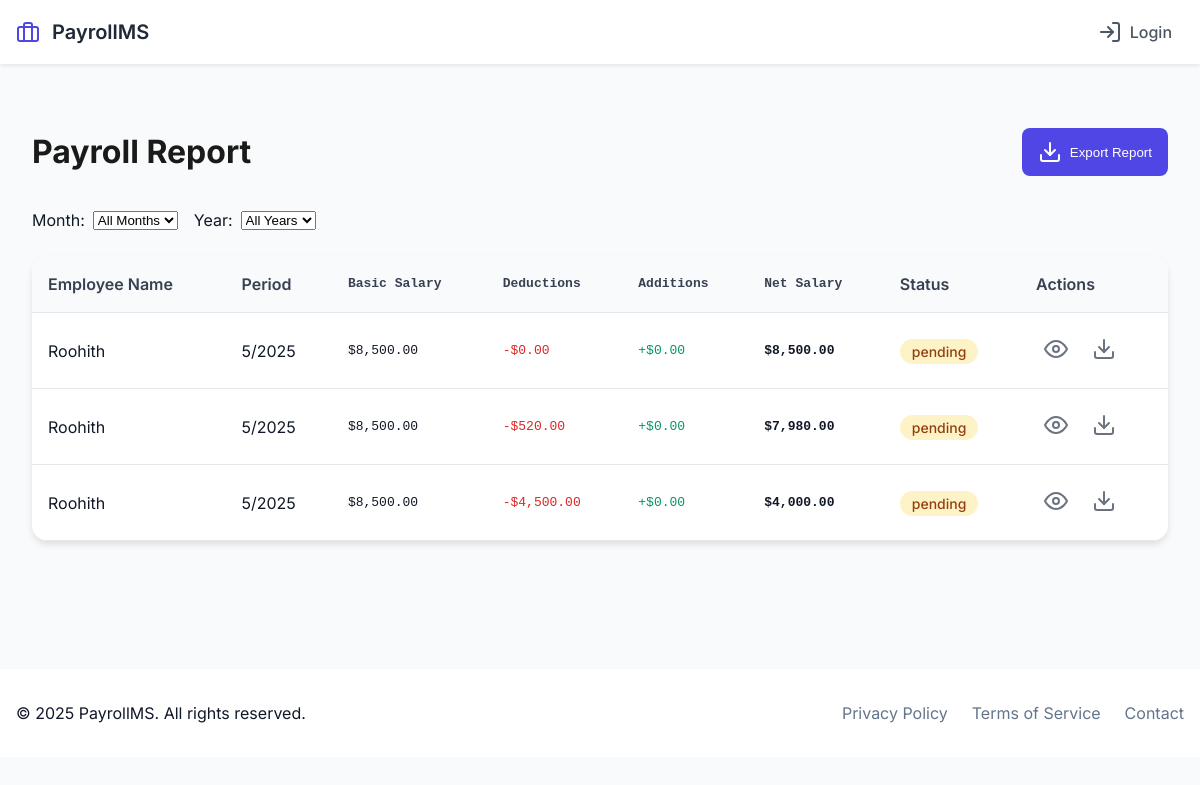
The app's page /payroll/report, older data.
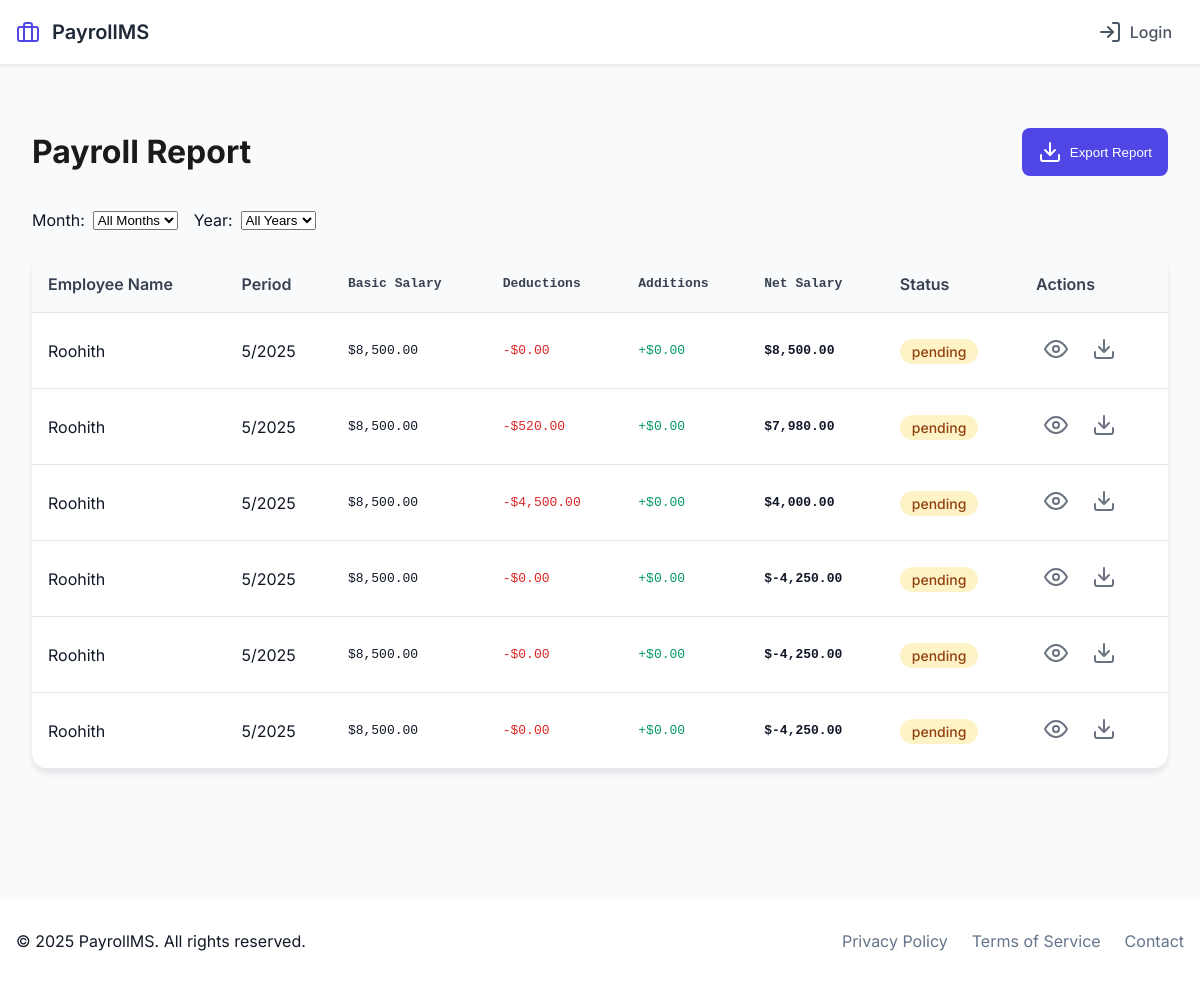
The same page, newer data.
### src/models/payroll.py (models this page shows, shortened)
class Payroll(db.Model):
    id = db.Column(db.Integer, primary_key=True)
    employee_id = db.Column(db.Integer, db.ForeignKey('employee.id'), nullable=False)
    month = db.Column(db.Integer, nullable=False)
    year = db.Column(db.Integer, nullable=False)
    basic_salary = db.Column(db.Float, nullable=False)
    deductions = db.Column(db.Float, default=0.0)
    additions = db.Column(db.Float, default=0.0)
    net_salary = db.Column(db.Float, nullable=False)
    status = db.Column(db.String(20), default='pending')  # pending, processed
    created_at = db.Column(db.DateTime, default=datetime.utcnow)
    employee = db.relationship('Employee', backref=db.backref('payrolls', lazy=True))

### src/models/employee.py (models this page shows, shortened)
class Employee(db.Model):
    __tablename__ = 'employee'
    id: int = db.Column(db.Integer, primary_key=True)
    username: str = db.Column(db.String(80), unique=True, nullable=False)
    password_hash: str = db.Column(db.String(120), nullable=False)
    name: str = db.Column(db.String(100), nullable=False)
    email: str = db.Column(db.String(120), unique=True, nullable=False)
    position: Optional[str] = db.Column(db.String(80))
    salary: float = db.Column(db.Float, nullable=False)
    joining_date: date = db.Column(db.Date, nullable=False)
    role: str = db.Column(db.String(20), default='user')
    base_salary: float = db.Column(db.Float, nullable=False)
    hra: float = db.Column(db.Float, default=0.0)
    da: float = db.Column(db.Float, default=0.0)
    ta: float = db.Column(db.Float, default=0.0)
    pf: float = db.Column(db.Float, default=0.0)
    tax: float = db.Column(db.Float, default=0.0)

### src/routes/payroll.py (the view)
@payroll_bp.route('/report')
def report():
    payrolls = Payroll.query.order_by(Payroll.year.desc(), Payroll.month.desc()).all()
    return render_template('payroll/report.html', payrolls=payrolls)

### src/app.py (called while the page is built)
def create_app():
    app = Flask(__name__)
    app.config.from_object(Config)
    init_app(app)
    from .routes import init_routes
    init_routes(app)
    @app.context_processor
    def utility_processor():
        return {
            'now': datetime.now()
        }
    @app.route('/')
    def home():
        return render_template('home.html')
    return app

### src/templates/payroll/report.html (shortened to what this page needs)
{% extends "base.html" %}
{% block content %}
<div class="payroll-report-container">
    <div class="report-header">
        <h1>Payroll Report</h1>
        <div class="report-actions">
            <button class="btn-export" onclick="exportReport()">
                <i data-feather="download"></i>
                Export Report
            </button>
        </div>
    </div>
    <div class="report-filters">
        <div class="filter-group">
            <label for="month">Month:</label>
            <select id="month" onchange="filterReport()">
                <option value="">All Months</option>
            </select>
        </div>
        <div class="filter-group">
            <label for="year">Year:</label>
            <select id="year" onchange="filterReport()">
                <option value="">All Years</option>
            </select>
        </div>
    </div>
    <div class="report-card">
        <div class="table-responsive">
            <table class="payroll-table">
                <thead>
                    <tr>
                        <th>Employee Name</th>
                        <th>Period</th>
                        <th class="amount">Basic Salary</th>
                        <th class="amount">Deductions</th>
                        <th class="amount">Additions</th>
                        <th class="amount">Net Salary</th>
                        <th>Status</th>
                        <th>Actions</th>
                    </tr>
                </thead>
                <tbody>
                    {% for payroll in payrolls %}
                    <tr>
                        <td>{{ payroll.employee.name }}</td>
                        <td>{{ payroll.month }}/{{ payroll.year }}</td>
                        <td class="amount">${{ "{:,.2f}".format(payroll.basic_salary) }}</td>
                        <td class="amount deduction">-${{ "{:,.2f}".format(payroll.deductions) }}</td>
                        <td class="amount addition">+${{ "{:,.2f}".format(payroll.additions) }}</td>
                        <td class="amount total">${{ "{:,.2f}".format(payroll.net_salary) }}</td>
                        <td>
                            <span class="status-badge {{ payroll.status }}">
                                {{ payroll.status }}
                            </span>
                        </td>
                        <td>
                            <div class="action-buttons">
                                <button class="btn-icon" onclick="viewDetails({{ payroll.id }})">
                                    <i data-feather="eye"></i>
                                </button>
                                <button class="btn-icon" onclick="downloadSlip({{ payroll.id }})">
                                    <i data-feather="download"></i>
                                </button>
                            </div>
                        </td>
                    </tr>
                    {% endfor %}
                </tbody>
            </table>
        </div>
    </div>
</div>
{% endblock %}

### src/templates/base.html (shortened to what this page needs)
<!DOCTYPE html>
<html lang="en">
<head>
</head>
<body>
    <nav class="navbar">
        <div class="container">
            <div class="nav-content">
                <a href="{{ url_for('home') }}" class="nav-brand">
                    <i data-feather="briefcase" class="nav-icon"></i>
                    <span class="nav-title">PayrollMS</span>
                </a>
                <div class="nav-links">
                    {% if session.get('user_id') %}
                        {% if session.get('is_admin') %}
                            <a href="{{ url_for('admin.dashboard') }}" class="nav-link {{ 'active' if request.endpoint == 'admin.dashboard' }}">
                                <i data-feather="grid"></i>
                                <span>Dashboard</span>
                            </a>
                            <a href="{{ url_for('employee.list') }}" class="nav-link {{ 'active' if request.endpoint == 'employee.list' }}">
                                <i data-feather="users"></i>
                                <span>Employees</span>
                            </a>
                            <a href="{{ url_for('leave.list_requests') }}" class="nav-link {{ 'active' if request.endpoint == 'leave.list_requests' }}">
                                <i data-feather="calendar"></i>
                                <span>Leave</span>
                            </a>
                            <a href="{{ url_for('payroll.calculate') }}" class="nav-link {{ 'active' if request.endpoint == 'payroll.calculate' }}">
                                <i data-feather="dollar-sign"></i>
                                <span>Payroll</span>
                            </a>
                        {% else %}
                            <a href="{{ url_for('user.dashboard') }}" class="nav-link {{ 'active' if request.endpoint == 'user.dashboard' }}">
                                <i data-feather="home"></i>
                                <span>Dashboard</span>
                            </a>
                            <a href="{{ url_for('attendance.record') }}" class="nav-link {{ 'active' if request.endpoint == 'attendance.record' }}">
                                <i data-feather="check-circle"></i>
                                <span>Attendance</span>
                            </a>
                            <a href="{{ url_for('leave.request_leave') }}" class="nav-link {{ 'active' if request.endpoint == 'leave.request_leave' }}">
                                <i data-feather="calendar"></i>
                                <span>Leave</span>
                            </a>
                        {% endif %}
                        <div class="profile-dropdown">
                            <button class="dropdown-toggle">
                                <div class="profile-info">
                                    <i data-feather="user" class="profile-avatar"></i>
                                    <span class="profile-name">{{ session.get('user_name', 'User') }}</span>
                                </div>
                                <i data-feather="chevron-down" class="dropdown-arrow"></i>
                            </button>
                            <div class="dropdown-menu">
                                <a href="{{ url_for('user.profile') }}" class="dropdown-item">
                                    <i data-feather="user"></i>
                                    <span>My Profile</span>
                                </a>
                                <a href="{{ url_for('user.settings') }}" class="dropdown-item">
                                    <i data-feather="settings"></i>
                                    <span>Settings</span>
                                </a>
                                <div class="dropdown-divider"></div>
                                <a href="{{ url_for('auth.logout') }}" class="dropdown-item text-danger">
                                    <i data-feather="log-out"></i>
                                    <span>Logout</span>
                                </a>
                            </div>
                        </div>
                    {% else %}
                        <a href="{{ url_for('auth.login') }}" class="nav-link">
                            <i data-feather="log-in"></i>
                            <span>Login</span>
                        </a>
                    {% endif %}
                </div>
            </div>
        </div>
    </nav>
    <main class="main-content">
        <div class="container">
            {% block content %}{% endblock %}
        </div>
    </main>
    <footer class="footer">
        <div class="container">
            <div class="footer-content">
                <p>&copy; {{ now.year }} PayrollMS. All rights reserved.</p>
                <div class="footer-links">
                    <a href="#">Privacy Policy</a>
                    <a href="#">Terms of Service</a>
                    <a href="#">Contact</a>
                </div>
            </div>
        </div>
    </footer>
</body>
</html>

### src/templates/base.html (style rules this page uses)
:root { --primary: #4f46e5; --primary-dark: #4338ca; --secondary: #64748b; --white: #ffffff; --black: #111827; --gray-50: #f9fafb; --gray-100: #f3f4f6; --gray-200: #e5e7eb; }
* { margin: 0; padding: 0; box-sizing: border-box; }
body { font-family: 'Inter', system-ui, sans-serif; background-color: var(--gray-50); color: var(--black); line-height: 1.5; }
.navbar { background-color: white; box-shadow: 0 2px 4px rgba(0,0,0,0.08); position: sticky; top: 0; z-index: 100; padding: 0.75rem 0; }
.container { max-width: 1280px; margin: 0 auto; padding: 0 1rem; }
.nav-content { display: flex; justify-content: space-between; align-items: center; }
.nav-brand { display: flex; align-items: center; gap: 0.75rem; text-decoration: none; }
.nav-icon { color: #4f46e5; width: 24px; height: 24px; }
.nav-title { font-size: 1.25rem; font-weight: 600; color: #1f2937; }
.nav-links { display: flex; align-items: center; gap: 1.5rem; }
.nav-link { display: flex; align-items: center; gap: 0.5rem; padding: 0.5rem 0.75rem; color: #4b5563; text-decoration: none; font-weight: 500; border-radius: 0.375rem; transition: all 0.2s ease; }
.main-content { padding: 2rem 0; }
.footer { background-color: var(--white); padding: 2rem 0; margin-top: 4rem; }
.footer-content { display: flex; justify-content: space-between; align-items: center; }
.footer-links { display: flex; gap: 1.5rem; }
.footer-links a { color: var(--secondary); text-decoration: none; }

### src/templates/payroll/report.html (style rules this page uses)
.payroll-report-container { max-width: 1200px; margin: 2rem auto; padding: 0 1rem; }
.report-header { display: flex; justify-content: space-between; align-items: center; margin-bottom: 2rem; }
.report-header h1 { font-size: 2rem; color: #1a1a1a; }
.report-filters { display: flex; gap: 1rem; margin-bottom: 1.5rem; }
.filter-group { display: flex; align-items: center; gap: 0.5rem; }
.report-card { background: white; border-radius: 1rem; box-shadow: 0 4px 6px rgba(0, 0, 0, 0.1); overflow: hidden; }
.table-responsive { overflow-x: auto; }
.payroll-table { width: 100%; border-collapse: collapse; }
.payroll-table th, .payroll-table td { padding: 1rem; text-align: left; border-bottom: 1px solid #e5e7eb; }
.payroll-table th { background: #f9fafb; font-weight: 600; color: #374151; }
.amount { font-family: monospace; text-align: right; }
.deduction { color: #dc2626; }
.addition { color: #059669; }
.total { font-weight: 600; }
.status-badge { padding: 0.25rem 0.75rem; border-radius: 9999px; font-size: 0.875rem; font-weight: 500; }
.status-badge.pending { background: #fef3c7; color: #92400e; }
.action-buttons { display: flex; gap: 0.5rem; }
.btn-icon { padding: 0.5rem; border: none; background: none; color: #6b7280; cursor: pointer; transition: color 0.2s; }
.btn-export { display: inline-flex; align-items: center; gap: 0.5rem; padding: 0.75rem 1rem; background: #4f46e5; color: white; border: none; border-radius: 0.5rem; font-weight: 500; cursor: pointer; transition: background-color 0.2s; }

Row changes from the older to the newer data that the page shows:
added Payroll: employee.name "Roohith", month "5", year "2025", basic_salary "8,500.00", deductions "0.00", additions "0.00", net_salary "-4,250.00", status "pending"
added Payroll: employee.name "Roohith", month "5", year "2025", basic_salary "8,500.00", deductions "0.00", additions "0.00", net_salary "-4,250.00", status "pending"
added Payroll: employee.name "Roohith", month "5", year "2025", basic_salary "8,500.00", deductions "0.00", additions "0.00", net_salary "-4,250.00", status "pending"
